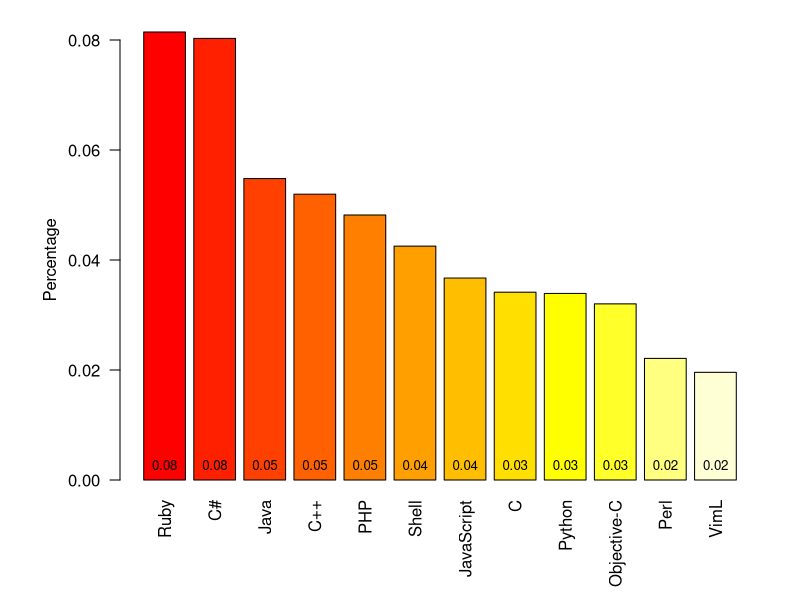

Here is the R script that generated this plot:
# comment.char = "" must be set due to # char in C# 
tcir = read.table("merged_counts_amusement.csv", sep=",", header=TRUE, comment.char = "")
# order by issue_count descending then by language name
sorted_by_ratio <- tcir[with(tcir, order(-percentage, language)), ]

# open a device using png() and specify taget image file
png(filename="commit-messages-amusement-percentage.png",
    width = 800, height = 600, units = "px", pointsize = 14
)

# vertical labels: las=2, margins: mar=c(bottom, left, top, right)
par(las=2, mar=c(6, 6, 2, 2))
bp <- barplot(sorted_by_ratio$percentage,
    ylab="Percentage",
    ylim=c(0,.08),
    names.arg=sorted_by_ratio$language,
    col=heat.colors(nrow(tcir))
)
text(bp, 0, round(sorted_by_ratio$percentage, 2), cex=.8, pos=3)

# close device
dev.off()
